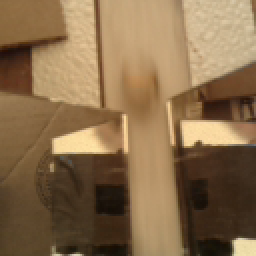
%> input picture doc/test5/frames/thumb0003.bmp, 128 x 128 px (shown 2 times larger)
$ octave testread.m   (GNU Octave 9; MATLAB toolbox functions it lacks are replaced by stand-ins)
%> lines starting %> are read from the running program, lines starting %| are printed output that depends on the picture
clear
a = imread('thumb0003.bmp');
%> a is the input picture: size 128x128x3 uint8; mean R, G, B 137, 109.4, 76.5
w = 128;
h = 128;
x = 1;
for i = 1:128
	for j = 1:128
		b(i,j) = a(x);
		x = x + 1;
	endfor
endfor
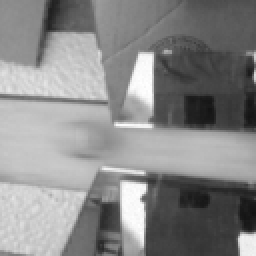
%> b: size 128x128 uint8 (shown 2 times larger); min 17, max 255, mean 137
%> after the loop, x = 16385
sizeof(b)
%> ans = 16384
c = svd(b);
%> c = 128 values, max 18435.7 at index 1, min 0.044 at index 128, mean 279.9

$ run again, with doc/test5/frames/thumb0000.bmp copied over doc/test5/frames/thumb0003.bmp
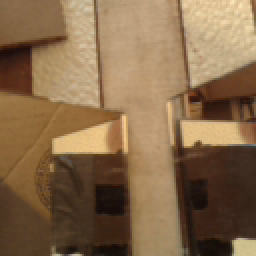
%> input picture doc/test5/frames/thumb0000.bmp, 128 x 128 px (shown 2 times larger)
%> a is the input picture: size 128x128x3 uint8; mean R, G, B 135.1, 106.5, 75.8
%> after the loop `for i = 1:128`:
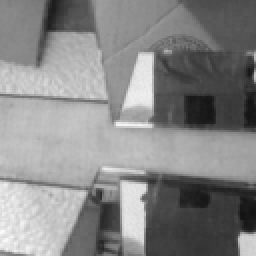
%> b: size 128x128 uint8 (shown 2 times larger); min 19, max 252, mean 135.1
%> after the loop `for i = 1:128`: x = 16385
%> ans = 16384
%> c = 128 values, max 18143.4 at index 1, min 0.159 at index 128, mean 275.4

$ run again, with doc/test5/frames/thumb0002.bmp copied over doc/test5/frames/thumb0003.bmp
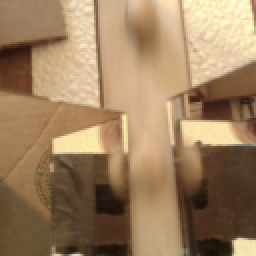
%> input picture doc/test5/frames/thumb0002.bmp, 128 x 128 px (shown 2 times larger)
%> a is the input picture: size 128x128x3 uint8; mean R, G, B 157.4, 128.2, 95.8
%> after the loop `for i = 1:128`:
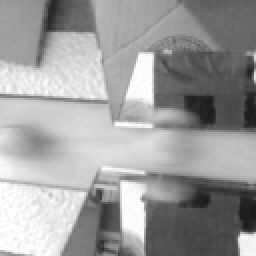
%> b: size 128x128 uint8 (shown 2 times larger); min 25, max 255, mean 157.4
%> after the loop `for i = 1:128`: x = 16385
%> ans = 16384
%> c = 128 values, max 20925 at index 1, min 0.0404 at index 128, mean 308.7
